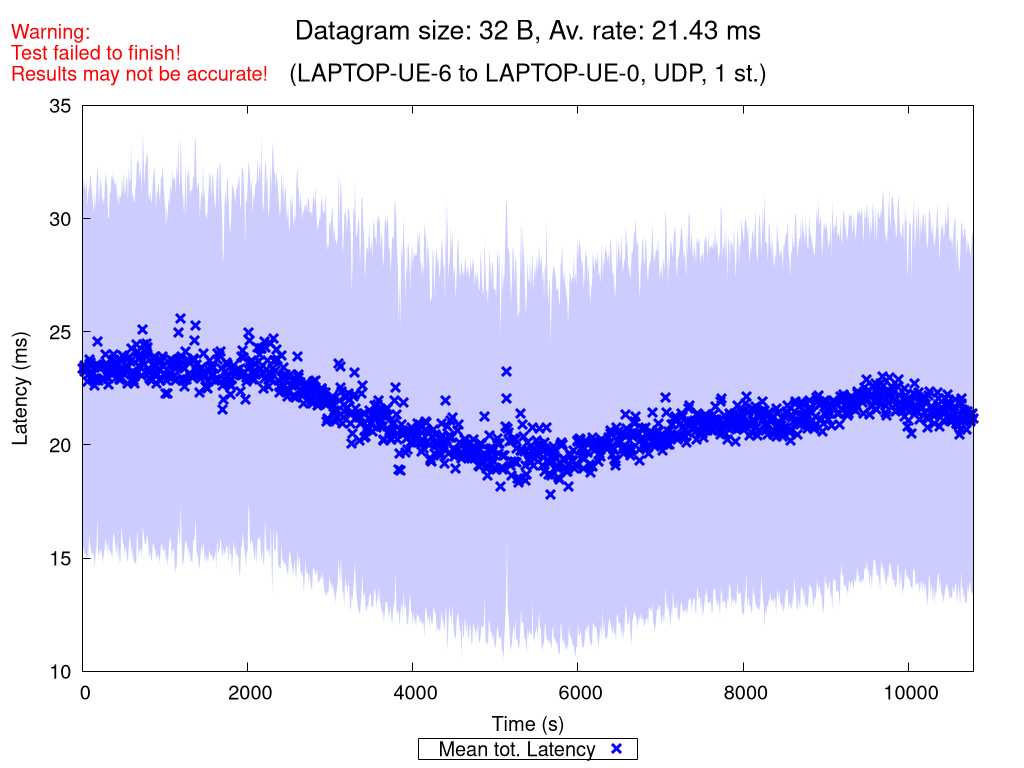

The gnuplot source for this figure:
set terminal pngcairo nocrop enhanced size 1024,768 font "Verdana,15"
set output "UDP_1_st_2020_11_10_09-24-33_two2one_00032B.png"

set title "{/=20 Datagram size: 32 B, Av. rate: 21.43 ms}\n\n{/=18 (LAPTOP-UE-6 to LAPTOP-UE-0, UDP, 1 st.)}"
set label "Warning:\nTest failed to finish!\nResults may not be accurate!" at screen 0.01, screen 0.96 tc rgb "red"

set xlabel "Time (s)"
set ylabel "Latency (ms)"
set ytics nomirror
set key bmargin center horizontal box samplen 1 width -1
set bmargin 4.6
set rmargin 4.5

rf = 1.0  # rate factor
set style fill transparent solid 0.2 noborder
set autoscale xfix
plot "UDP_1_st_2020_11_10_09-24-33_two2one_00032B_iperf_processed.dat" using 1:($2/rf-$3/rf):($2/rf+$3/rf) with filledcurves lc rgb "blue" notitle, \
     "" using 1:($2/rf) with points pt 2 ps 1.5 lw 3 lc rgb "blue" title "Mean tot. Latency", \
